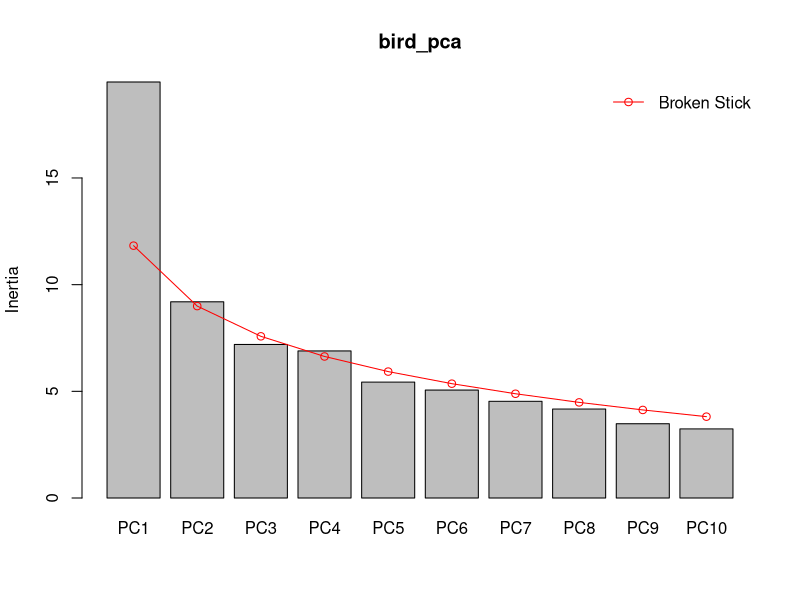
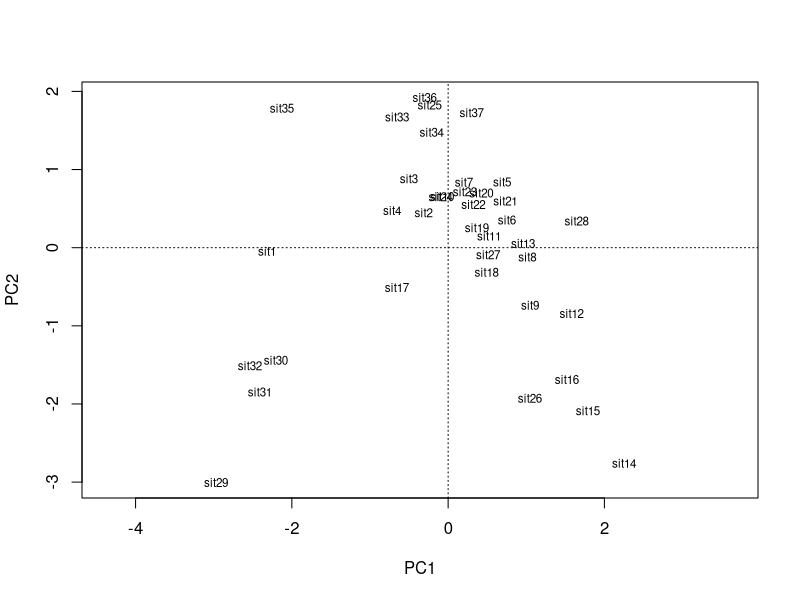
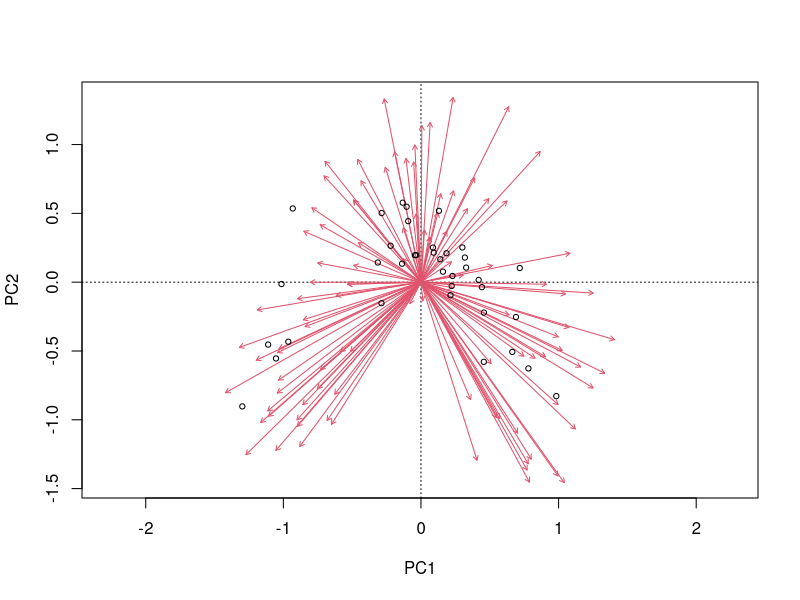
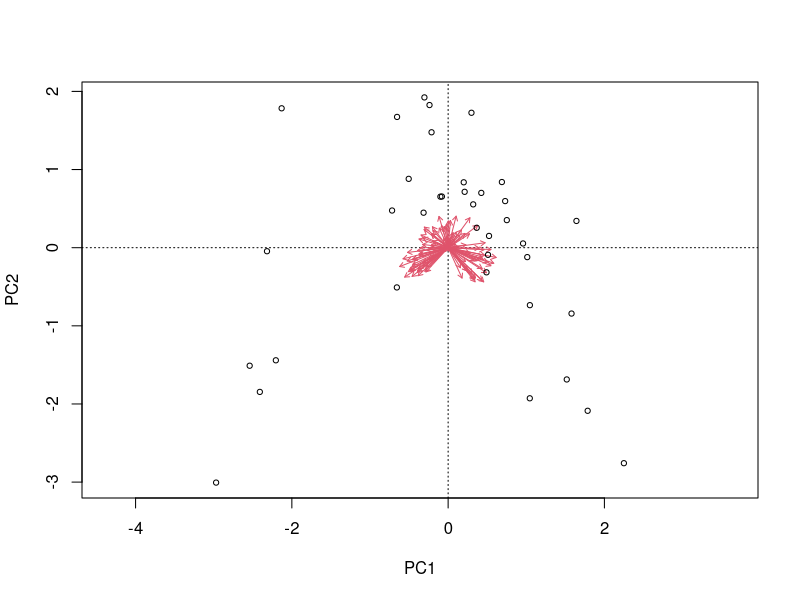
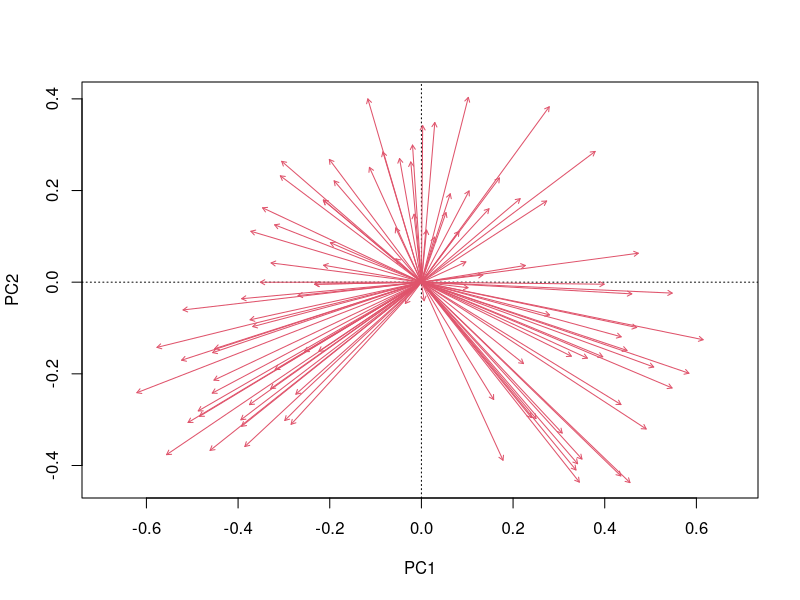
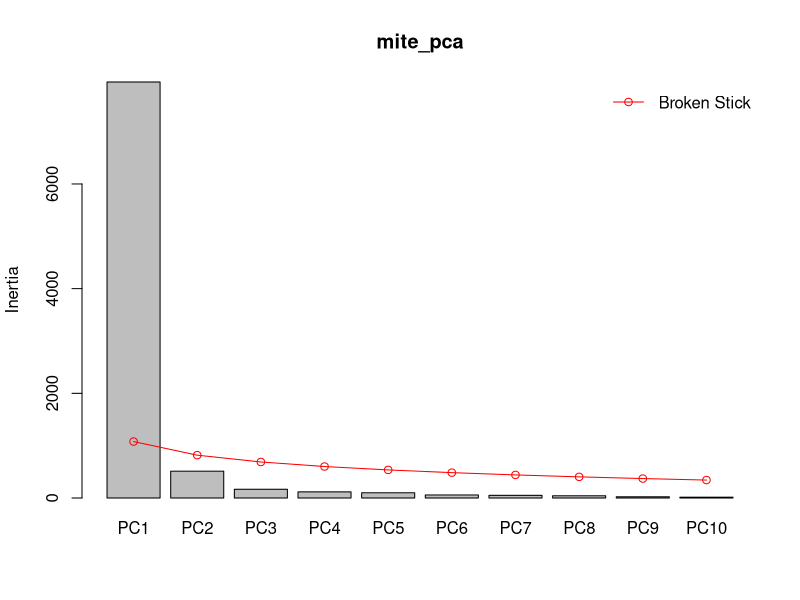
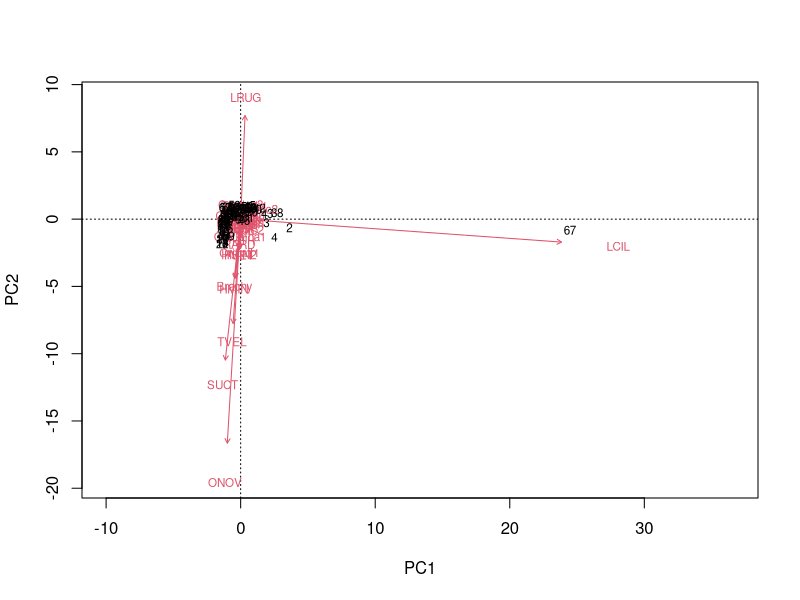
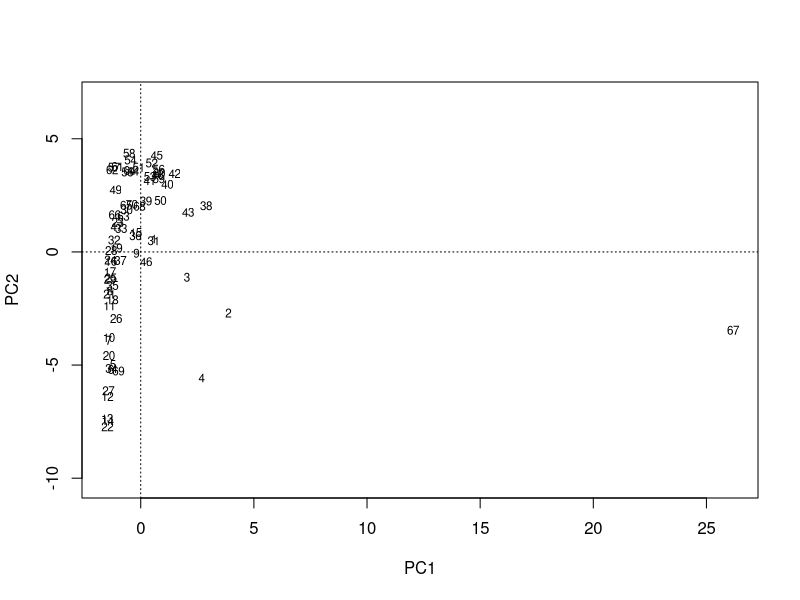

Reproduce these figures in R, in order.

#######################################
# МЕХАНИКА КОРРЕСПОНДЕНТНОГО  АНАЛИЗА #
#######################################

#Вадим Хайтов, Марина Варфоломеева

# Проблемы PCA

library(readxl)
birds <- read_excel(path = "data/macnally.xlsx")

# имена переводим в нижний регистр
colnames(birds) <- tolower(colnames(birds))

# Проведите анализ главных компонент и визуализируйте его результаты для данных приведенных в датасете macnally.xlsx

#Код для анализа главных компонент

library(vegan)

bird_pca <- rda(birds[,-c(1:2)], scale = T)
screeplot(bird_pca, bstick = T)


# Код для вывода информации об информативности PC

summary(bird_pca)


plot(bird_pca, display = "sites")

# Код для построения биплота

biplot(bird_pca, scaling = "sites")

biplot(bird_pca, scaling = "species")

biplot(bird_pca, scaling = "species", display = "species")







# Механика Корреспондентного анализа

library(vegan)
data(mite)
data(mite.env)
data(mite.xy)
head(mite[ , 1:6], 2)
str(mite)


str(mite.xy)
str(mite.env)


mite_pca <- rda(mite, scaling = TRUE)

screeplot(mite_pca, bstick = T)

biplot(mite_pca,  scaling = "sites", type = "t")

mite$LCIL


plot(mite_pca,  display = "sites", type = "t")


mite_mds <- metaMDS(mite)

plot(mite_mds, display = "site")


mite_ca <- cca(mite)

# biplot(mite_ca)


screeplot(mite_ca, bstick = T)

plot(mite_ca)


#### Матрицы сопряженности #####

peas <- matrix(c(99, 42, 29, 13), byrow = T, ncol = 2)



Ft <- sum(peas)



f_i <- apply(peas, MARGIN = 1, FUN = sum)

f_j <- apply(peas, 2, FUN = sum)



p_i <- f_i / Ft #Вектор вероятностей для формы
p_j <- f_j / Ft #Вектор вероятностей для цвета




q <- p_i %*% t(p_j)




E <- q * Ft

O <- peas


sum((O-E)^2/E)

chisq.test(x = O, p = q, correct = F)


### CA Вручную ##############


Ft <- sum(mite)

f_ij <- mite #Частота встречи данного вида в данной пробе, то есть это первичные даные!

p_ij <- mite/Ft #вероятность встречи данного вида в данной пробе


Ft <- sum(mite) #Общее количество найденных животных

f_i <- apply(mite, MARGIN = 1, FUN = sum) #Общее количество особей в каждой пробе

p_i <- f_i/Ft #Вектор вероятностей встретить какую-либо особь в данной пробе

f_j <- apply(mite, MARGIN = 2, FUN = sum) #Общее количество особей в каждом виде

p_j <- f_j/Ft #Вектор вероятностей встретить особь данного вида


q <- p_i %*% t(p_j) #вероятность встретить особь в данной пробе.


E <- (p_i %*% t(p_j) * Ft)

O <- mite

Chi2 <- sum((O-E)^2/E)

Inertia <- Chi2/Ft




mite_cca <- cca(mite)
summary(mite_cca)


Q1 <- (p_ij - p_i %*% t(p_j))/sqrt(p_i %*% t(p_j))

#Та же матрица, вычисленная через частоты
Q <- (f_ij*Ft - f_i %*% t(f_j))/(Ft*sqrt(f_i %*% t(f_j)))


sum(Q^2)


Q <- as.matrix(Q)





sum(eigenvals(mite_cca))
bstick(mite_cca)

chisq.test(mite/sum(mite))

str(mite_cca)

mite_cca$rowsum #Это сумма по строкам, деленная на общее количестов чисел во сей таблице. Это вес строк.
apply(mite, 1, FUN = sum)/sum(mite)


mite_cca$colsum #Это сумма по столбцам, деленная на общее количестов чисел во сей таблице. Это вес колонок.
apply(mite, 2, FUN = sum)/sum(mite)







# Вычисляем матрицу Q


p_ij <- mite/sum(mite)

p_i <- apply(mite, 1, FUN = sum)/sum(mite) #Маргинальная сумма по строкам

p_j <- apply(mite, 2, FUN = sum)/sum(mite) #Маргинальная сумма по столбцам

Q <- (p_ij - p_i %*% t(p_j))/sqrt(p_i %*% t(p_j))


f_ij <- mite #Частота встречи данного вида в данной пробе, то есть это первичные даные!

p_ij <- mite/Ft #вероятность встречи данного вида в данной пробе

q <- p_i %*% t(p_j) #вероятность встретить особь в данной пробе.

Ft <- sum(mite) #Общее количество найденных животных

f_i <- apply(mite, MARGIN = 1, FUN = sum) #Общее количество особей в каждой пробе

p_i <- f_i/Ft #Вектор вероятностей встретить какую-либо особь в данной пробе

f_j <- apply(mite, MARGIN = 2, FUN = sum) #Общее количество особей в каждом виде

p_j <- f_j/Ft #Вектор вероятностей встретить особь данного вида


Q <- (p_ij - p_i %*% t(p_j))/sqrt(p_i %*% t(p_j))



summary(mite_ca)

sum(Q^2)


#Или все то же самое в абсолютных значениях

f_ij <- mite

f <- sum(mite)

f_i <- apply(mite, 1, FUN = sum)
length(f_i)

f_j <- apply(mite, 2, FUN = sum)
length(f_j)

# Ожидаемые частоты для нулевой модели, то есть при условии, что все станции и все виды независимы

E <- f_i %*% t(f_j) / f


Q <- (f_ij*f - f_i %*% t(f_j))/(f*sqrt(f_i %*% t(f_j)))

class(Q)

Q <- as.matrix(Q)

Inertia <- sum(Q^2)

# Все то же самое в терминах наблюдаемые (O)  и ожидаемые (E) частоты

O <- mite

sum(((O - E)/sqrt(E) / sum(O))^2 * f) #та же самая инерция


### Сингулярное разложеине матрицы сопряженности ######

U <- svd(Q)$u
D <- svd(Q)$d
V <- svd(Q)$v

dim(U)

dim(V)

round(D, 2)

str(D)


Qsvd <- U %*% diag(D) %*% t(V) #матрица "восстановленная" из "вспомогательных" матриц

round(sum(Q - Qsvd)) #разность между исходной и "восстановленной" матрицами


# Связь SVD и собственных значений

D <- diag(D)


dim(D)

round(t(Q) %*% Q -   V %*% t(D) %*% D %*% t(V))

A <- t(Q) %*% Q


eig_values <- eigen(A)$values #Собственные числа матрицы A
eig_vectors <- eigen(A)$vectors #Матрица собственных векторов для матрицы A


plot(eig_values, diag(D))

round(eig_values, 4)

eigen(t(Q) %*% Q)$values #Собственные значения для матрицы ковариации Q'Q

svd((t(Q) %*% Q))$d #Это те же собственные значения.

diag(D)^2 #Квадраты сингулярных чисел


plot(eigen(t(Q) %*% Q)$values, diag(D))

sum(eig_values)


Information <- data.frame(
  CA = 1:length(eig_values),
  Eigenval =round(eig_values, 5),
  Prop_Explained = round(eig_values/sum(eig_values), 5),
  Cumul_Prop=round(cumsum(eig_values/sum(eig_values)),5)
)




CA_samples <- diag(p_i^(-1/2))%*% U[,1:2]


library(ggplot2)
Pl_CA_st <-
  ggplot(as.data.frame(CA_samples), aes(x=V1, y=V2) ) +
  geom_text(label = rownames(mite)) +
  geom_hline(yintercept=0, linetype = 2) +
  geom_vline(xintercept = 0, linetype = 2) +
  theme_bw() +
  labs(x= "CA1", y = "CA2")


Pl_CA_st



CA_species <- diag(p_j^(-1/2))%*% V[,1:2]


Pl_CA_sp <-
  ggplot(as.data.frame( CA_species), aes(x = V1, y = V2) )  +
  geom_hline(yintercept=0, linetype = 2) +
  geom_vline(xintercept = 0, linetype = 2) +
  theme_bw() +
  labs(x= "CA1", y = "CA2") +
  geom_text(label = names(mite))

Pl_CA_sp

# Задание: Проведите корреспондентный анализ данных по птицам Австралии, используя "ручной" метод обработки









